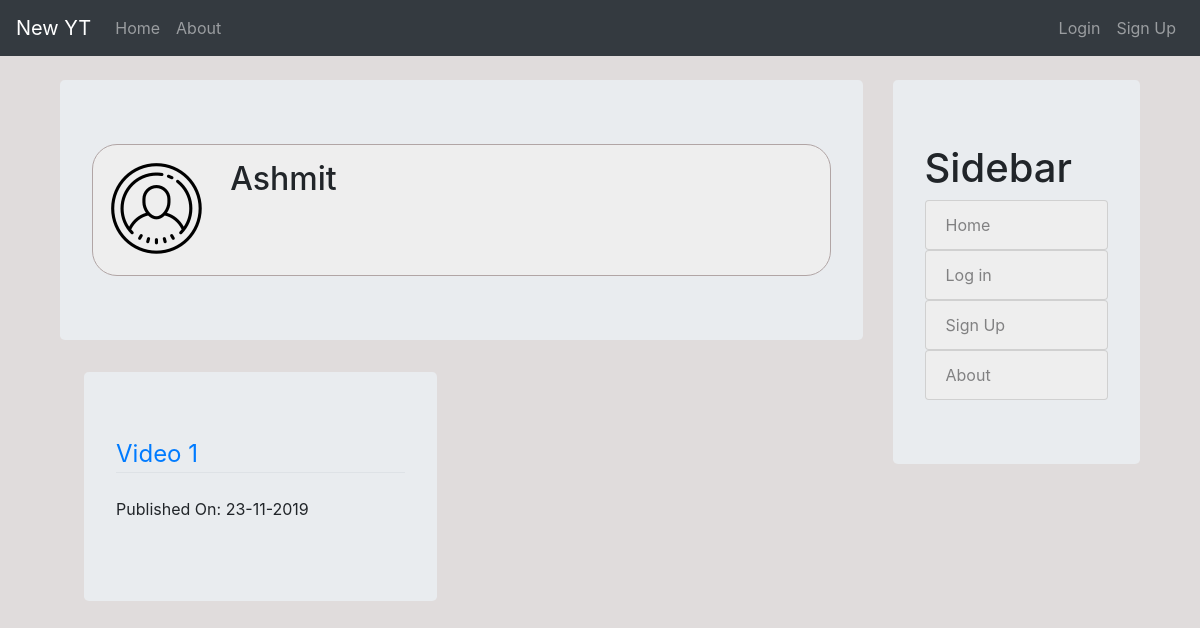
/user/Ashmit, run on an earlier commit of the app's database.
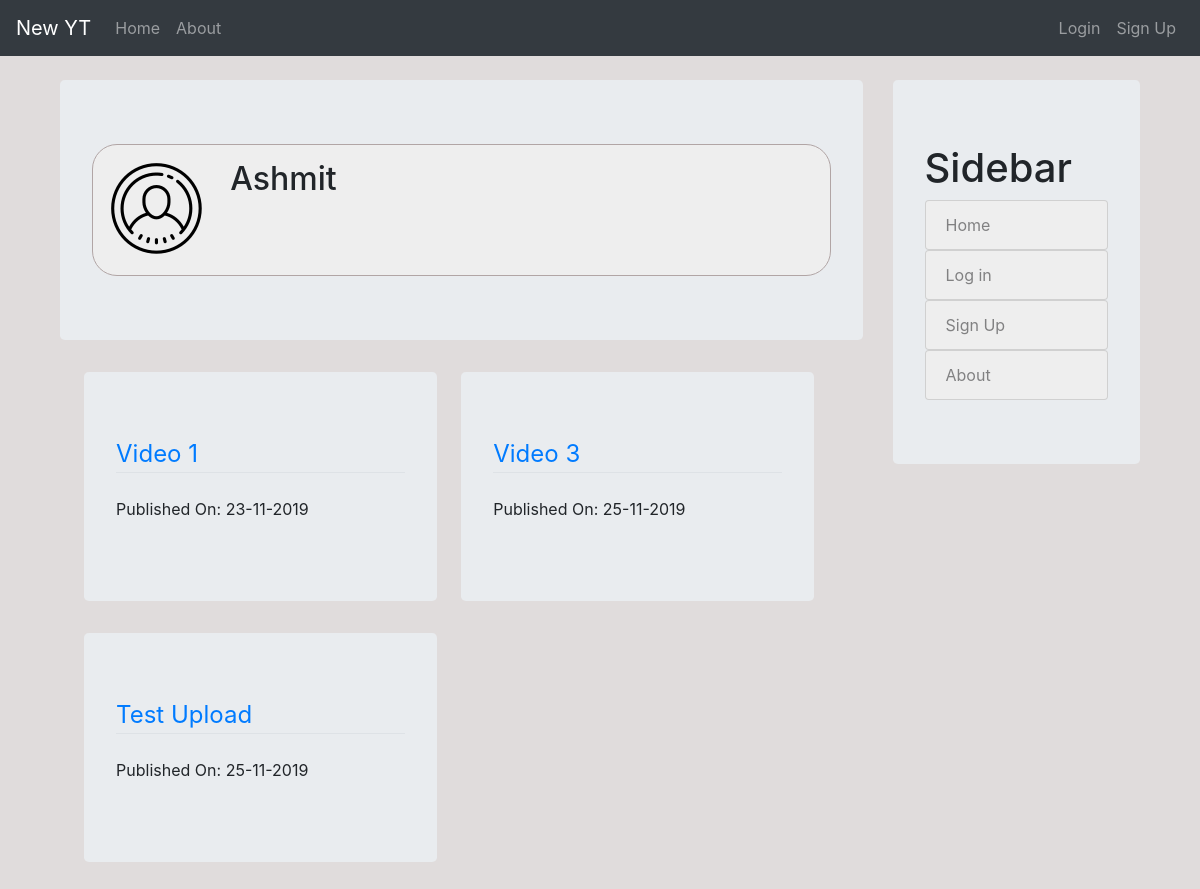
And on a later commit of the database.
### app/models.py (models this page shows, shortened)
class User(db.Model, UserMixin):
    id = db.Column(db.Integer, primary_key=True)
    username = db.Column(db.String(20), unique=True, nullable=False)
    email = db.Column(db.String(120), unique=True, nullable=False)
    image_file = db.Column(db.String(20), nullable=False, default='default.jpg')
    password = db.Column(db.String(60), nullable=False)
    posts = db.relationship('Post', backref='author', lazy=True)

class Post(db.Model):
    id = db.Column(db.Integer, primary_key=True)
    title = db.Column(db.String(100), nullable=False)
    upload_date = db.Column(db.DateTime, nullable=False, default=datetime.utcnow)
    content = db.Column(db.Text, nullable=False)
    user_id = db.Column(db.Integer, db.ForeignKey('user.id'), nullable=False)

### app/routes.py (the view)
@app.route("/user/<username>")
def user(username):
    user = User.query.filter_by(username=username).first()
    post = Post.query.filter_by(user_id=user.id).all()
    image_file = url_for('static', filename='profile_pics/' + user.image_file)
    return render_template('creator.html', title=user.username, post=post, user=user, image_file=image_file)

### app/templates/creator.html (shortened to what this page needs)
{% extends "layout.html" %}
{% block content %}
<div class="jumbotron">
  <div class="media" style="border: 1px solid #b1a5a5; border-radius: 25px; padding: 2%; background-color: #eee;">
    <img class="rounded-circle account-img" src="{{ image_file }}" width="100px" align="left"> &nbsp; &nbsp; &nbsp;
    <div class="media-body">
      <h2 class="account-heading">{{ user.username }}</h2>
    </div>
  </div>
</div>
{% for post in user.posts %}
<div class="jumbotron float-left" style="width: 44%; margin-left: 3%;">
  <legend class="border-bottom mb-4">
    <a href="{{ url_for('post', post_id=post.id) }}"> {{ post.title }} </a>
  </legend>
  <p>
    <div class="float-left">Published On: {{ post.upload_date.strftime('%d-%m-%Y') }}</div><br>
  </p>
</div>
{% endfor %}
{% endblock content %}

### app/templates/layout.html (shortened to what this page needs)
<!DOCTYPE html>
<html>
<head>
    <link rel="stylesheet" href="https://maxcdn.bootstrapcdn.com/bootstrap/4.0.0/css/bootstrap.min.css"
>
    <link rel="stylesheet" type="text/css" href="{{ url_for('static', filename='style.css') }}">
</head>
<body>
    <nav class="navbar navbar-expand-md bg-dark navbar-dark sticky-top">
        <a class="navbar-brand" href="/">New YT</a>
        <div class="collapse navbar-collapse" id="collapsibleNavbar">
            <ul class="navbar-nav">
                <li class="nav-item">
                    <a class="nav-link" href="/">Home</a>
                </li>
                <li class="nav-item">
                    <a class="nav-link" href="/about">About</a>
                </li>
            </ul>
            <ul class="navbar-nav ml-auto">
                {% if current_user.is_authenticated %}
                <li class="nav-item dropdown">
                        <a class="nav-link dropdown-toggle" href="#" id="navbardrop" data-toggle="dropdown">
                            {{ current_user.username }}
                        </a>
                        <div class="dropdown-menu">
                            <div class="dropdown-header">User: {{ current_user.username }} </div>
                            <a class="dropdown-item" href="/user/{{ current_user.username }}">View Profile</a>
                            <a class="dropdown-item" href="/logout">Log out</a>
                        </div>
                      </li>
                <li class="nav-item">
                    <a class="nav-link" href="/upload/new">Upload</a>
                </li>
                {% else %}
                <li class="nav-item">
                    <a class="nav-link" href="/login">Login</a>
                </li>
                <li class="nav-item">
                    <a class="nav-link" href="/register">Sign Up</a>
                </li>
                {% endif %}
            </ul>
        </div>
    </nav>
    <br>
    <div class="content-box">
        <div class="row">
            <div class="col-sm-9">
                {% block content %}
                {% endblock content %}
            </div>
            <div class="col-sm-3">
                <div class="jumbotron">
                    <h1>
                        Sidebar<br>
                    </h1>
                    <ul class="list-group">
                        <a href="/" style="text-decoration: none;">
                            <li class="list-group-item list-group-item-light" style="background-color: #eee;">Home</li>
                        </a>
                        {% if current_user.is_authenticated %}
                        <a href="/user/{{ current_user.username }}" style="text-decoration: none;">
                            <li class="list-group-item list-group-item-light" style="background-color: #eee;">Profile
                            </li>
                        </a>
                        <a href="/profile" style="text-decoration: none;">
                            <li class="list-group-item list-group-item-light" style="background-color: #eee;">Edit Profile
                            </li>
                        </a>
                        <a href="/logout" style="text-decoration: none;">
                            <li class="list-group-item list-group-item-light" style="background-color: #eee;">Log Out
                            </li>
                        </a>
                        {% else %}
                        <a href="/login" style="text-decoration: none;">
                            <li class="list-group-item list-group-item-light" style="background-color: #eee;">Log in
                            </li>
                        </a>
                        <a href="/register" style="text-decoration: none;">
                            <li class="list-group-item list-group-item-light" style="background-color: #eee;">Sign Up
                            </li>
                        </a>
                        {% endif %}
                        <a href="/about" style="text-decoration: none;">
                            <li class="list-group-item list-group-item-light" style="background-color: #eee;">About</li>
                        </a>
                </div>
            </div>
        </div>
    </div>
</body>
</html>

### app/static/style.css (style rules this page uses)
html { scroll-behavior: smooth; }
body { background-color: #e0dcdc; }
.content-box { margin-left: 5%; margin-right: 5%; }

What changed in the data, as far as the page shows it:
added Post: title "Video 3", upload_date "25-11-2019"
added Post: title "Test Upload", upload_date "25-11-2019"
